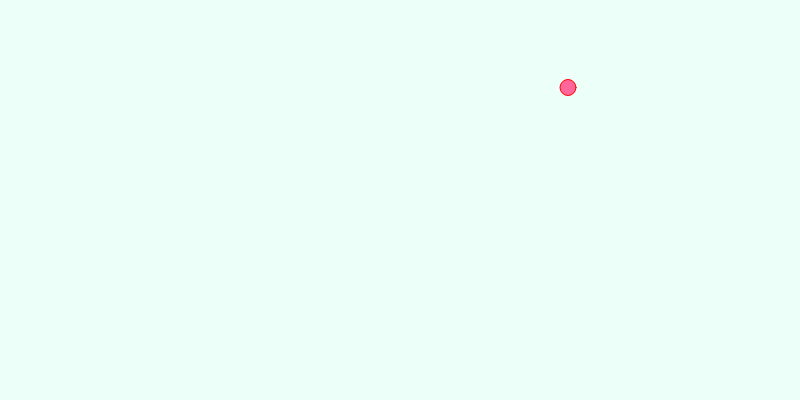
Frame 1 (no input)
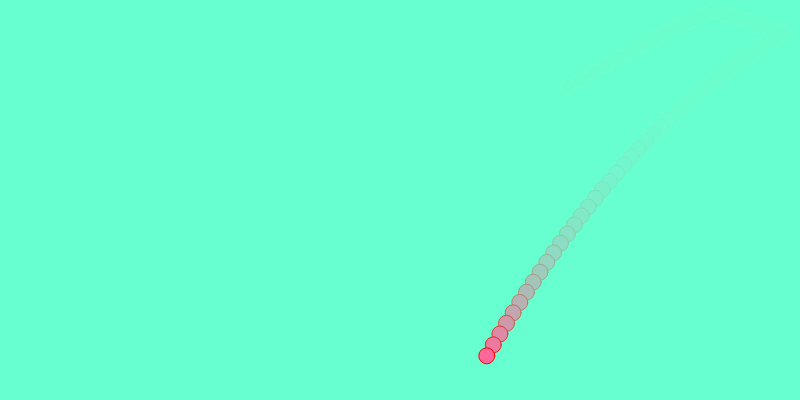
Frame 60 (no input)
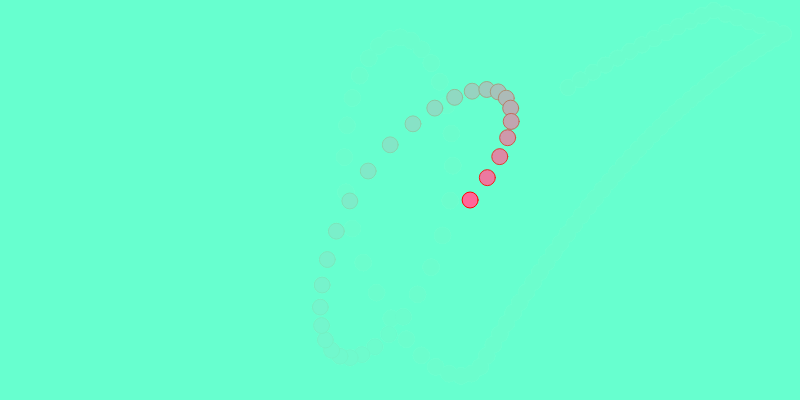
Frame 120 (the mouse pressed at the canvas centre since frame 60)

The p5.js sketch that drew these frames (run headless with seeded random() and noise() and a simulated clock; from frame 60 on, the mouse is pressed at the canvas centre):

// p5.js sketch
// ── sketch.js
/*
*
*	Simple example of a bouncing ball
*
*/

// in processing (java), all these variables would be float.

var x, y;				// x,y stores position
var xm, ym;				// xm, ym stores movement
var radius = 8;			// radius of the ball
var gravity = 0.2;		// strength of gravity
var bounceDrag = 0.7;	// drag when bouncing on walls
var airDrag = 0.995;	// air drag

/*
*	Setup:
*	Create the canvas, position the ball randomly and set a random movement
*/

// in processing (java), this would be void setup(). In JS it's function setup()
function setup() {
	console.log("setup");
	createCanvas(800,400);
	x = random(radius,width-radius);
	y = random(radius,height-radius);
	xm = random(-25,25);
	ym = random(-25,25);
}

// in processing (java), this would be void draw(). In JS it's function draw()
function draw() {
	
	// do a "fading" background
	noStroke();
	fill(102, 255, 204,32);
	rect(0,0,width,height);
	
	// draw the circle
	fill(255, 102, 153);
	stroke(255,0,0);
	ellipse(x, y, radius*2, radius*2);
	
	// bounce on walls and notify every bounce in the console
	bounce = false;
	if (x+xm-radius<0||x+xm+radius>width) {
		xm*=-bounceDrag; // invert horizontal movement
		bounce = true;
	}
	if (y+ym-radius<0||y+ym+radius>height) {
		ym*=-bounceDrag; // invert vertical movement
		bounce = true;
	}
	if (bounce) {
		// instead of using print and println, we use console.log to write messages to the console
		console.log("bounce!");
	}
	
	// move towards the mouse when pressing the mouse button
	if (mouseIsPressed) {
		moveTowardsMouse();
	}
	
	// add movement to position
	x += xm;
	y += ym;
	
	// change movement with air drag
	xm *= airDrag;
	ym *= airDrag;
	
	// change movement with gravity
	ym += gravity;
	
}


/*
*	This function changes the movement so the ball moves towards the mouse
*/
function moveTowardsMouse() {
	var dx = mouseX-x;
	var dy = mouseY-y;
	var dirToMouse = createVector(dx, dy);
	dirToMouse.div(dirToMouse.mag()); // normalize
	xm += dirToMouse.x*5;
	ym += dirToMouse.y*5;
}
